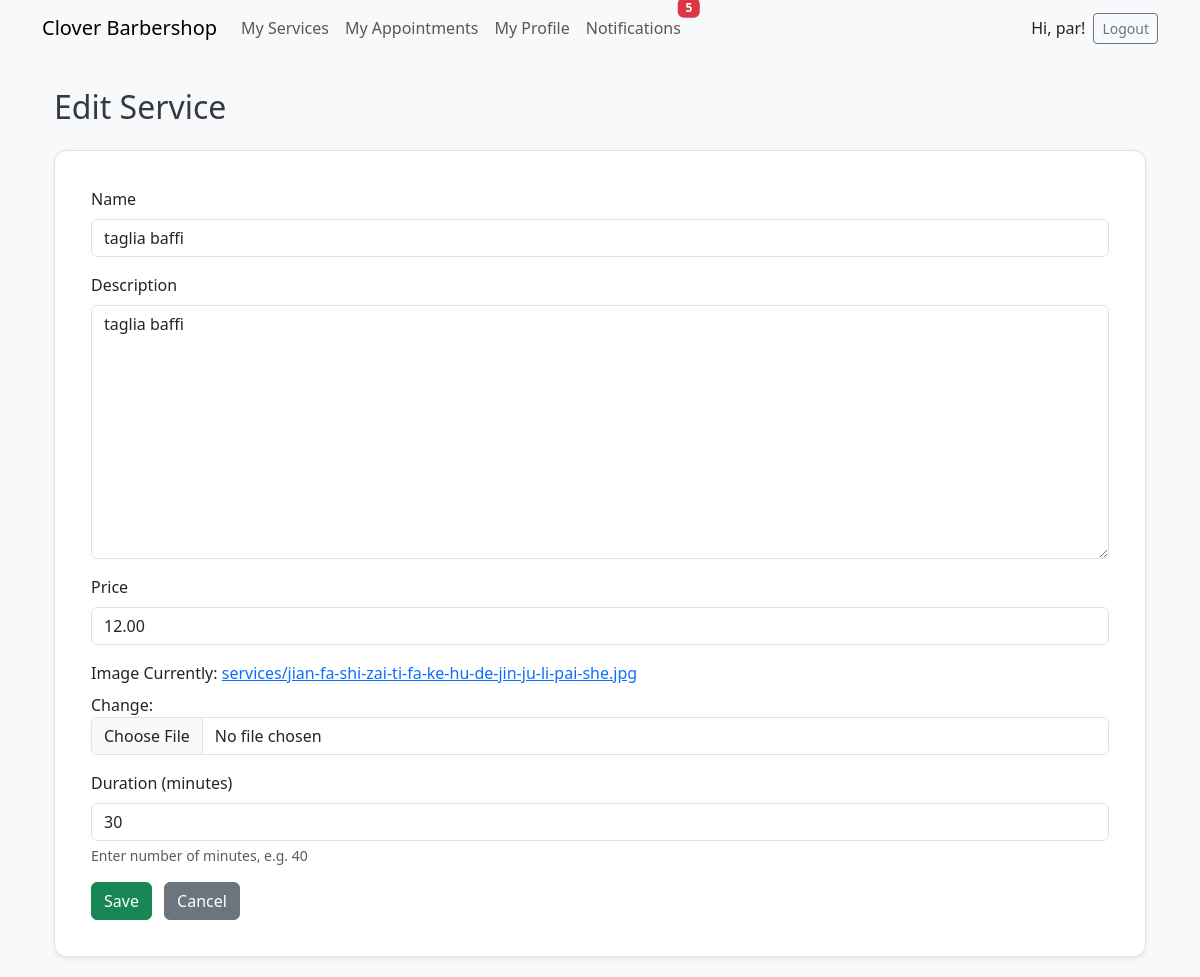
Page /services/edit/33/ (signed in) on the committed database.
### services/models.py (models this page shows, shortened)
class Service(models.Model):
    name = models.CharField(max_length=100)
    description = models.TextField()
    price = models.DecimalField(max_digits=6, decimal_places=2)
    image = models.ImageField(upload_to="services/")
    duration = models.DurationField(default=timedelta(minutes=30))
    created_by = models.ForeignKey(User, on_delete=models.CASCADE)

### services/views.py (the view)
# urls.py: path('edit/<int:pk>/', views.service_edit, name='service-edit'),
@login_required
def service_edit(request, pk):
    service = get_object_or_404(Service, pk=pk)
    if request.user != service.created_by:
        return redirect('service-list')
    if request.method == 'POST':
        form = ServiceForm(request.POST, request.FILES, instance=service)
        if form.is_valid():
            form.save()
            return render(request, 'services/edit_confirm.html', {
                'service': service,
                'action': 'updated'
            })
    else:
        form = ServiceForm(instance=service)
    return render(request, 'services/edit.html', {'form': form})

### services/forms.py (shortened to what this page needs)
class ServiceForm(forms.ModelForm):
    duration_minutes = forms.IntegerField(
        required=True,
        min_value=0,
        label="Duration (minutes)",
        help_text="Enter number of minutes, e.g. 40"
    )
    class Meta:
        model = Service
        fields = ['name', 'description', 'price', 'image']
    def __init__(self, *args, **kwargs):
        super().__init__(*args, **kwargs)
        if self.instance and self.instance.duration:
            total_secs = self.instance.duration.total_seconds()
            self.initial['duration_minutes'] = int(total_secs // 60)

### notifications/context_processors.py (called while the page is built)
def unread_notification_count(request):
    if request.user.is_authenticated:
        count = Notification.objects.filter(recipient=request.user, is_read=False).count()
        return {'unread_notification_count': count}
    return {}

### templates/services/edit.html (shortened to what this page needs)
{% extends 'base.html' %}
{% load widget_tweaks %}
{% block content %}
<div class="container mt-4">
  <h2 class="mb-4">
    {{ form.instance.pk|yesno:"Edit Service,Create Service" }}
  </h2>
  <div class="card shadow-sm">
    <div class="card-body">
      <form method="POST" enctype="multipart/form-data">
        {% for field in form %}
          <div class="mb-3">
            <label for="{{ field.id_for_label }}" class="form-label">{{ field.label }}</label>
            {{ field|add_class:"form-control" }}
            {% if field.help_text %}
              <div class="form-text">{{ field.help_text }}</div>
            {% endif %}
          </div>
        {% endfor %}
        <button type="submit" class="btn btn-success">Save</button>
        <a href="{% url 'service-list' %}" class="btn btn-secondary ms-2">Cancel</a>
      </form>
    </div>
  </div>
</div>
{% endblock %}

### templates/base.html (shortened to what this page needs)
<!DOCTYPE html>
<html lang="en">
<head>
    {% load widget_tweaks %}
    {% load static %}
    <link href="https://cdn.jsdelivr.net/npm/bootstrap@5.3.0/dist/css/bootstrap.min.css" rel="stylesheet">
    <link rel="stylesheet" href="{% static 'css/style.css' %}">
</head>
<body>
<nav class="navbar navbar-expand-lg navbar-light bg-light mb-4">
  <div class="container">
    <a class="navbar-brand" href="{% url 'home' %}">Clover Barbershop</a>
    <div class="collapse navbar-collapse" id="navbarNav">
      <ul class="navbar-nav me-auto mb-2 mb-lg-0">
        {% if user.is_authenticated %}
            {% if user.profile and user.profile.is_barber %}
                <li class="nav-item">
                  <a class="nav-link" href="{% url 'service-list' %}">My Services</a>
                </li>
            {% endif %}
            <li class="nav-item">
              <a class="nav-link" href="{% url 'appointment-list' %}">My Appointments</a>
            </li>
            <li class="nav-item">
              <a class="nav-link" href="{% url 'profile' %}">My Profile</a>
            </li>
            <li class="nav-item">
              <a class="nav-link position-relative" href="{% url 'notification-list' %}">
                Notifications
                {% if unread_notification_count > 0 %}
                  <span class="badge bg-danger position-absolute top-0 start-100 translate-middle">
                    {{ unread_notification_count }}
                  </span>
                {% endif %}
              </a>
            </li>
        {% endif %}
      </ul>
      <ul class="navbar-nav ms-auto">
        {% if user.is_authenticated %}
          <li class="nav-item d-flex align-items-center">
            <span class="me-2">Hi, {{ user.username }}!</span>
            <form action="{% url 'logout' %}" method="post" class="d-inline">
              <button type="submit" class="btn btn-outline-secondary btn-sm">Logout</button>
            </form>
          </li>
        {% endif %}
      </ul>
    </div>
  </div>
</nav>
<div class="container">
  {% block content %}
  {% endblock %}
</div>
</body>
</html>

### static/css/style.css (style rules this page uses)
body { background-color: #f8f9fa; font-family: 'Segoe UI', Tahoma, sans-serif; }
h1, h2, h3 { color: #343a40; margin-top: 1em; margin-bottom: 0.5em; }
.card { background-color: #fff; border: 1px solid #dee2e6; border-radius: 12px; padding: 20px; margin-bottom: 20px; box-shadow: 0 3px 8px rgba(0, 0, 0, 0.05); }

### rows in the picture
Service: instance.pk "Edit Service", form "taglia baffi" "taglia baffi" "12.00"

### other values in the picture
{{ unread_notification_count }} "5"
{{ user.username }} "par"
{{ field.label }} "Name" "Description" "Price" "Image" "Duration (minutes)"
{{ field.help_text }} "Enter number of minutes, e.g. 40"
